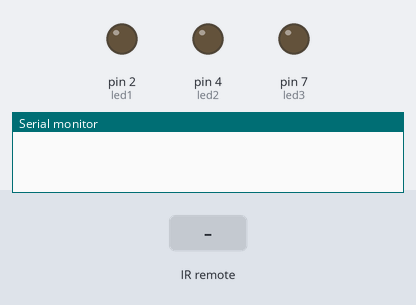
Recording of a sketch running on a simulated Arduino Uno, built with avr-gcc and run on an emulated ATmega328P. On the bench: output pins drawn as LEDs (lit = HIGH), the last lines printed to the serial monitor. The test bench sets the inputs (shaded band).

Above: at 1.2 s.
1.3 s: infrared code 0xFD8877 received
At 2.0 s:
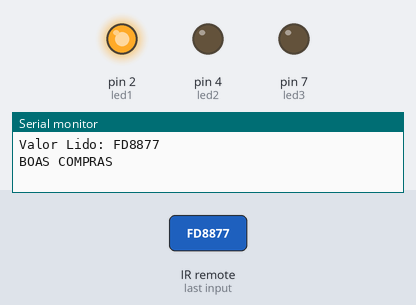
4.3 s: infrared code 0xFD08F7 received
At 5.5 s:
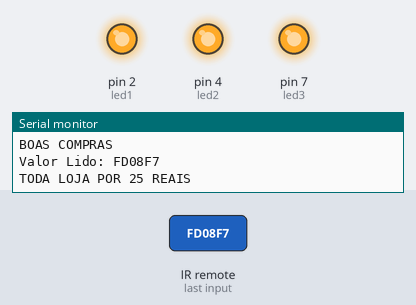
5.8 s: infrared code 0xFD8877 received
At 7.4 s:
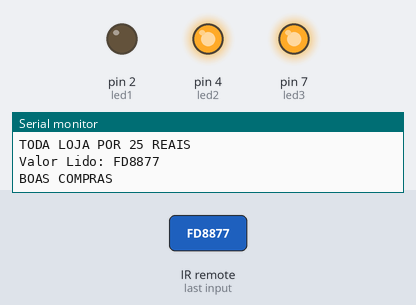
Timing chart, 0 to 10.3 s (numbered marks = the images above; inputs shaded):
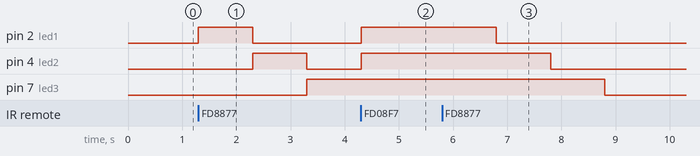

The sketch:

letreiro_de_loja.ino
```cpp
//Simulação de letreiro eletrônico com comando de controle infra-vermelho

#include <IRremote.h>

int RECV_PIN = 11;
float valorlido;       // valor hex do botão apertado

int led3 = 7;
int led2 = 4;
int led1 = 2;


IRrecv irrecv(RECV_PIN);
decode_results results;

void setup() {
  pinMode(led1, OUTPUT);
  pinMode(led2, OUTPUT);
  pinMode(led3, OUTPUT);

  Serial.begin(9600);
  irrecv.enableIRIn(); // inicia a recepção do IR
}

void loop()
{

   if(irrecv.decode(&results)){
    Serial.print("Valor Lido: ");
    Serial.println(results.value, HEX);
    valorlido = (results.value);

    //Se foi apertado o botão 1
    if(valorlido == 0xFD08F7){
      Serial.println("TODA LOJA POR 25 REAIS");
      digitalWrite(led1, HIGH);
      digitalWrite(led2, HIGH);
      digitalWrite(led3, HIGH);

      }else{

    //Se foi apertado o botão 2
    if(valorlido == 0xFD8877){
      Serial.println("BOAS COMPRAS");
      digitalWrite(led1, HIGH);
      delay(1000);
      digitalWrite(led1, LOW);
      digitalWrite(led2, HIGH);
      delay(1000);
      digitalWrite(led2,LOW);
      digitalWrite(led3, HIGH);
      delay(1000);
      digitalWrite(led3,LOW);

      }
      }

    //Se o botão 3 for apertado
    if(valorlido == 0xFD48B7){
      Serial.println("VAI TER 10conto");
      digitalWrite(led1, HIGH);
      digitalWrite(led2, HIGH);
      digitalWrite(led3, HIGH);
      delay(1000);
      digitalWrite(led1, LOW);
      digitalWrite(led2, LOW);
      digitalWrite(led3, LOW);
      delay(1000);

      }
       else {

    irrecv.resume(); //Próxima leitura

      }

    }

    }
```

Measured:
- after the input at 1.3 s, pin 2 (led1): LOW → HIGH at once, → LOW 1.0 s later; pin 4 (led2): LOW → HIGH after 1.0 s, → LOW 1.0 s later; pin 7 (led3): LOW → HIGH after 2.0 s
- after the input at 4.3 s, pin 2 (led1), pin 4 (led2): LOW → HIGH at once; pin 7 (led3): stays HIGH (without the input it goes to LOW after 0.00 s)
- after the input at 5.8 s, pin 2 (led1): HIGH → LOW after 1.0 s; pin 4 (led2): HIGH → LOW after 2.0 s; pin 7 (led3): HIGH → LOW after 3.0 s
